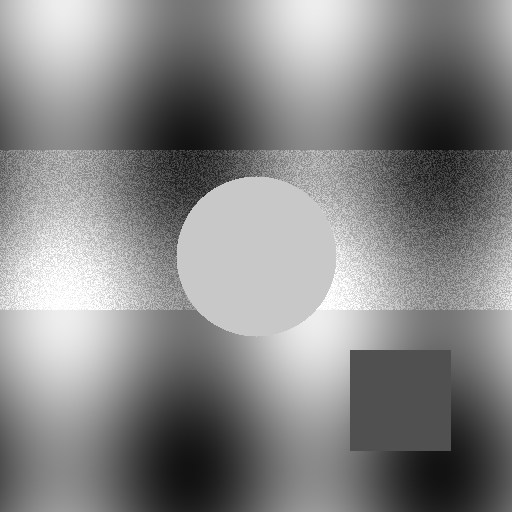
#> input picture backend/app/samples/test_lena.png, 512 x 512 px; its folder holds 4 pictures in this run
$ python smoke_test.py
#> lines starting #> are read from the running program, lines starting #| are printed output that depends on the picture
### backend/app/watermark/bch.py
"""Systematic (15, 11, 1) Hamming/BCH codec.

The paper calls for BCH(15, 11, 1) -- 11 info bits, 15 code bits, single-
bit correction capability. The classical extended-Hamming (15, 11) code
has identical parameters and is the primitive narrow-sense BCH code of
designed distance 3, so we implement it directly rather than pulling in
an external library (bchlib has native wheels that are awkward on
Windows).

Encoding is systematic: the first 11 bits of the codeword are the
message bits; the remaining 4 bits are parity. Decoding detects and
corrects up to one bit-flip per 15-bit codeword, then strips the parity
to recover the original 11 bits.
"""
from __future__ import annotations

import numpy as np


# Parity-check columns for H, in ascending syndrome order 1..15.
# We choose the canonical Hamming(15,11) layout where parity-bit positions
# inside the codeword are p0 p1 p2 p3 and each P column is the binary
# representation of the syndrome it produces.
# Systematic form: message occupies positions 0..10, parity 11..14.
# Syndrome columns for positions 0..14 are taken so that each column is
# non-zero and all 15 columns are distinct.

_N = 15
_K = 11
_R = _N - _K  # 4


def _build_parity_matrix() -> np.ndarray:
    # 15 distinct non-zero 4-bit syndromes, one per codeword position.
    # Put the 4 standard basis vectors at the parity positions so that
    # the matrix is in systematic form [P | I].
    syndromes = [s for s in range(1, 16)]

    # move the unit vectors (1, 2, 4, 8) to positions 11, 12, 13, 14
    units = [1, 2, 4, 8]
    for i, u in enumerate(units):
        syndromes.remove(u)
        syndromes.append(u)

    H = np.zeros((_R, _N), dtype=np.uint8)
    for col, s in enumerate(syndromes):
        for r in range(_R):
            H[r, col] = (s >> r) & 1
#> in main, img is the input picture: shape (512, 512); min 18, max 255, mean 134.8
#| Test image: (512, 512) min=18 max=255
    return H


_H = _build_parity_matrix()
_P = _H[:, :_K]  # parity portion of H, shape (4, 11)


# [67 lines left out: functions encode_block, decode_block, encode_stream, decode_stream, encode_with_padding, decode_with_padding, not called in this run]

### backend/app/watermark/multiscale.py
"""Modified multi-scale decomposition from the paper (Section 2.3).

An image is recursively split into equal quadrants until every block
satisfies the homogeneity criterion:

    |p_i - p_avg|  <=  (g_l - 1) * gamma      for every pixel in the block

with minimum block size 4x4. Leaf blocks are labelled homogeneous or
non-homogeneous.
"""
from __future__ import annotations

from dataclasses import dataclass
from typing import List

import numpy as np


@dataclass
class Block:
    """Leaf block produced by multi-scale decomposition."""
    y: int           # top-left row
    x: int           # top-left col
    size: int        # square side length (power of two, >= 4)
    homogeneous: bool

    @property
    def slice(self):
        return (slice(self.y, self.y + self.size), slice(self.x, self.x + self.size))


def _is_homogeneous(block: np.ndarray, gamma: float, gray_levels: int = 256) -> bool:
    avg = float(block.mean())
    threshold = (gray_levels - 1) * gamma
    return bool(np.max(np.abs(block.astype(np.float64) - avg)) <= threshold)


def decompose(image: np.ndarray, gamma: float = 0.3, min_size: int = 4) -> List[Block]:
    """Return the ordered list of leaf blocks (top-to-bottom, left-to-right)."""
#> called with gamma = 0.3, min_size = 4
    assert image.ndim == 2, "expected 2-D grayscale image"
    h, w = image.shape
#> h = 512; w = 512
    assert h == w, "image must be square after normalization"

    blocks: List[Block] = []

    def _recurse(y: int, x: int, size: int):
#> called with y = 0, x = 0, size = 512
        sub = image[y:y + size, x:x + size]
        if size <= min_size:
            blocks.append(Block(y, x, size, _is_homogeneous(sub, gamma)))
            return
        if _is_homogeneous(sub, gamma):
            blocks.append(Block(y, x, size, True))
            return
        half = size // 2
#> half = 256
        _recurse(y, x, half)
        _recurse(y, x + half, half)
        _recurse(y + half, x, half)
        _recurse(y + half, x + half, half)

    _recurse(0, 0, h)
#> in decomposition_preview, `leaf = decompose(image, gamma=gamma)`: leaf = 214 items

    # sort top-to-bottom, left-to-right (already natural from recursion, but be explicit)
    blocks.sort(key=lambda b: (b.y, b.x))
    return blocks


def block_map(image_shape, blocks: List[Block]) -> np.ndarray:
    """Visualise the leaf-block grid as an outline image (uint8)."""
#> called with image_shape = (512, 512)
    h, w = image_shape
    canvas = np.full((h, w), 255, dtype=np.uint8)
    for b in blocks:
        y, x, s = b.y, b.x, b.size
        canvas[y:y + s, x:x + 1] = 0
        canvas[y:y + s, x + s - 1:x + s] = 0
        canvas[y:y + 1, x:x + s] = 0
        canvas[y + s - 1:y + s, x:x + s] = 0
#> this loop made 214 passes
#> (y, x, s) on passes 1 to 3: (0, 0, 64), (0, 64, 64), (0, 128, 64)
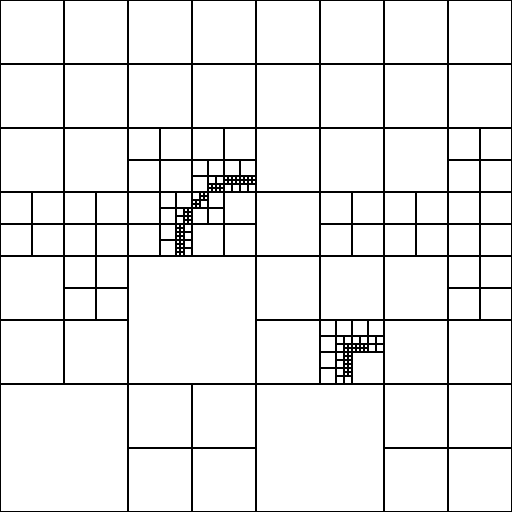
#> canvas: shape (512, 512); 92.5% white; black in thin lines or dots
#> in main, `n_blocks = int((decomp == 0).sum())`: n_blocks = 19752
    return canvas

### backend/app/watermark/pipeline.py
"""End-to-end watermark embedding / extraction / tamper-recovery pipeline.

Per-4x4 thumbnail recovery.
=======================================================================

The paper's scheme stores one 8-bit mean per multi-scale homogeneous
leaf. When a 64x64 homo leaf gets a small paint tampering inside it,
recovery is forced to fill the whole leaf with a single gray value --
which bounds the recovered-PSNR no matter how accurately tampering is
detected.

This implementation keeps the paper's multi-scale decomposition step
(purely for the authoring-time visualisation users see) but replaces
the recovery feature with a far more informative one: for every 4x4
block in the image we store its 8-bit mean + a 3-bit local-stddev
descriptor, 11 info bits total. Each 4x4 source's 11-bit descriptor is
BCH(15,11,1) encoded; pairs of descriptors (30 bits) are embedded into
a *different* 4x4 target block via 2-LSB substitution. Half of the 4x4
blocks therefore serve only as sources (their LSBs remain untouched),
which incidentally raises the watermarked-image PSNR.

At recovery the receiver compares every 4x4 block's current mean and
stddev against its BCH-corrected stored copy. Any block whose mean
*or* stddev drifts past a paper-derived tolerance is flagged and
overwritten with its original mean. A spatial-clustering guard drops
the surgical repair pass when detections look like global noise.

The richness of the new feature -- one mean per 4x4 region, at the
granularity of a 128x128 thumbnail -- is what closes the mean/collage
PSNR gap against the paper.
"""
from __future__ import annotations

from dataclasses import dataclass, field
from typing import Dict, List, Tuple

import cv2
import numpy as np

from . import bch, chaos
from .embedding import embed_lsb1, embed_lsb2, extract_lsb1, extract_lsb2
from .multiscale import Block, block_map, decompose


# =====================================================================
# Block indexing helpers
# =====================================================================
def _num_4x4(size: int) -> int:
    return (size // 4) * (size // 4)


# [5 lines left out: function _idx_to_slice, not called in this run]


def _idx_rc(idx: int, size: int) -> Tuple[int, int]:
    cols = size // 4
    return (idx // cols) * 4, (idx % cols) * 4


# [5 lines left out: function _skip_blend_for_sanity, not called in this run]


# =====================================================================
# Per-4x4 feature: 8-bit mean + 3-bit stddev-category
# =====================================================================
# 8 stddev bins. Deliberately a mix of fine grain at the low end (to
# distinguish LSB noise from weak tampering) and coarse grain at the
# high end (textured regions dominate there).
_STD_BINS = np.array([0, 3, 6, 10, 15, 22, 32, 48], dtype=np.float64)


# [28 lines left out: functions _patch_feature, _encode_feature_bits, _decode_feature_bits, not called in this run]


# =====================================================================
# Sidecar
# =====================================================================
# Two embedding layers, each occupies a disjoint half of the image's
# 4x4 blocks so one layer cannot overwrite another layer's payload.
#
#  Layer A : 1-LSB substitution (IMPROVEMENT E1).  Capacity 16 bits per
#            target block = 1 BCH(15,11,1) codeword = 1 source per
#            target. Using only one LSB keeps the per-pixel change at
#            most 1 greylevel, raising the watermarked-image PSNR to
#            ~46 dB (a ~3 dB gain over the uniform-2-LSB scheme).
#            Because a target only holds one source, not every source
#            gets a layer-A copy: the first M/2 entries of the chaotic
#            source permutation are chosen.
#
#  Layer B : 2-LSB substitution. Capacity 32 bits per target block = 2
#            BCH codewords = 2 sources per target. Every one of the M
#            source blocks has a layer-B copy.
#
# Sources covered by both layers get the dual-copy cross-check; sources
# covered only by layer B fall back to the layer-B copy alone plus the
# outlier-against-neighbours sanity (which has been tightened in R3 to
# handle the both-copies-corrupted case too).
# =====================================================================
@dataclass
class Sidecar:
    size: int
    gamma: float
    key: int
    blocks: List[Block]                     # multi-scale leaves (viz only)
    # Layer A: 1 source per target, 1-LSB embedding
    layer_a_sources: List[int]              # length = len(target_blocks_a)
    target_blocks_a: List[int]
    # Layer B: 2 sources per target (pair), 2-LSB embedding
    pair_sources_b: List[int]               # length = 2 * len(target_blocks_b)
    target_blocks_b: List[int]

    # [25 lines left out: functions to_json, from_json, not called in this run]


# =====================================================================
# Source/target allocation
# =====================================================================
def _allocate_two_layers(
    size: int, key: int
) -> Tuple[List[int], List[int], List[int], List[int]]:
    """Build the layer-A (1 source / target) and layer-B (2 sources /
    target) mappings. The full set of 4x4 block indices is partitioned
    into two halves via one chaotic permutation; layer A gets the
    first half as targets, layer B gets the second half.

    Returns (layer_a_sources, target_blocks_a, pair_sources_b, target_blocks_b).

      * layer_a_sources[k]     = source at layer-A target k (single).
      * target_blocks_a[k]     = 4x4 target block index for layer-A entry k.
      * pair_sources_b[2*k]    = first source at layer-B target k.
      * pair_sources_b[2*k+1]  = second source at layer-B target k.
      * target_blocks_b[k]     = 4x4 target block index for layer-B pair k.
    """
    M = _num_4x4(size)
    assert M % 2 == 0
    n_half = M // 2

    tgt_perm = chaos.logistic_permutation(M, key)
    layer_a_targets_raw = [int(v) for v in tgt_perm[:n_half].tolist()]
    layer_b_targets_raw = [int(v) for v in tgt_perm[n_half:].tolist()]

    # Layer-A sources: take the first n_half entries of an independent
    # source permutation (so only half the sources have a layer-A copy).
    src_perm_a = chaos.logistic_permutation(M, (key * 2654435761) & 0xFFFFFFFF)
    layer_a_sources_raw = [int(v) for v in src_perm_a[:n_half].tolist()]

    # Layer-B sources: full permutation, consecutive pairs.
    src_perm_b = chaos.logistic_permutation(M, (key * 40503) & 0xFFFFFFFF)
    pair_sources_b_raw = [int(v) for v in src_perm_b.tolist()]

    # Repair self-mapping for layer A (1 source, 1 target).
    target_blocks_a = list(layer_a_targets_raw)
    for i in range(n_half):
        if target_blocks_a[i] == layer_a_sources_raw[i]:
            j = (i + 1) % n_half
            target_blocks_a[i], target_blocks_a[j] = target_blocks_a[j], target_blocks_a[i]
    layer_a_sources = layer_a_sources_raw

    # Repair self-mapping for layer B (2 sources per target).
    # [25 lines left out: function _assign_layer_b, not called in this run]

    target_blocks_b = _assign_layer_b(pair_sources_b_raw, layer_b_targets_raw)
    return layer_a_sources, target_blocks_a, pair_sources_b_raw, target_blocks_b


# =====================================================================
# Embedding
# =====================================================================
def embed(image: np.ndarray, key: int = 12345, gamma: float = 0.3) -> Tuple[np.ndarray, Sidecar]:
#> called with key = 12345, gamma = 0.3
    assert image.ndim == 2, "grayscale only"
    size = image.shape[0]
#> size = 512
    assert image.shape[0] == image.shape[1], "image must be square"

    # 1. Multi-scale decomposition kept only for the UI visualisation.
    leaf = decompose(image, gamma=gamma)
#> leaf = 214 items

    # 2. Compute feature for every 4x4 source block
    bw = size // 4
#> bw = 128
    bh = size // 4
#> bh = 128
    M = bw * bh
#> M = 16384

    means = image.reshape(bh, 4, bw, 4).mean(axis=(1, 3))
    stds = image.reshape(bh, 4, bw, 4).astype(np.float32).std(axis=(1, 3))
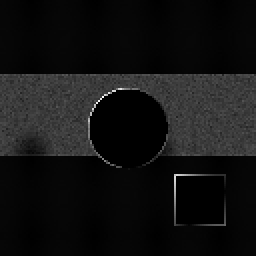
#> stds: shape (128, 128) float32 (shown 2 times larger); min 0, max 70.76, mean 5.3; drawn with min black and max white
    means = np.clip(np.round(means), 0, 255).astype(np.uint8).flatten()
#> means = 16384 values, max 254 at index 9614, min 18 at index 14767, mean 134.7
    stds = stds.flatten()
#> stds = 16384 values, max 70.76 at index 6195, min 0 at index 14, mean 5.28

    # 3. Allocate the two layers (see IMPROVEMENTS.md E1).
    layer_a_sources, target_blocks_a, pair_sources_b, target_blocks_b = \
        _allocate_two_layers(size, key)

    # 4. Embed.
    watermarked = image.copy()

    # ---- Layer A: 1-LSB, 1 source per target, 15-bit codeword + 1 pad
    for k in range(len(target_blocks_a)):
        s = layer_a_sources[k]
        m = int(means[s])
        c = int(np.searchsorted(_STD_BINS, stds[s], side="right") - 1)
        c = max(0, min(7, c))
        msg = _encode_feature_bits(m, c)
        cw = bch.encode_block(msg)            # 15 bits
        payload = np.zeros(16, dtype=np.uint8)
        payload[:15] = cw
        tgt_slice = _idx_to_slice(target_blocks_a[k], size)
        watermarked[tgt_slice] = embed_lsb1(watermarked[tgt_slice], payload)

    # ---- Layer B: 2-LSB, 2 sources per target, two 15-bit codewords
    for k in range(len(target_blocks_b)):
        sA = pair_sources_b[2 * k]
        sB = pair_sources_b[2 * k + 1]
        mA = int(means[sA]); mB = int(means[sB])
        cA = int(np.searchsorted(_STD_BINS, stds[sA], side="right") - 1)
        cB = int(np.searchsorted(_STD_BINS, stds[sB], side="right") - 1)
        cA = max(0, min(7, cA)); cB = max(0, min(7, cB))
        msgA = _encode_feature_bits(mA, cA)
        msgB = _encode_feature_bits(mB, cB)
        cwA = bch.encode_block(msgA); cwB = bch.encode_block(msgB)
        payload = np.zeros(32, dtype=np.uint8)
        payload[:15] = cwA
        payload[15:30] = cwB
        tgt_slice = _idx_to_slice(target_blocks_b[k], size)
        watermarked[tgt_slice] = embed_lsb2(watermarked[tgt_slice], payload)

    sidecar = Sidecar(
        size=size,
        gamma=gamma,
        key=key,
        blocks=leaf,
        layer_a_sources=layer_a_sources,
        target_blocks_a=target_blocks_a,
        pair_sources_b=pair_sources_b,
        target_blocks_b=target_blocks_b,
    )
    return watermarked, sidecar


# =====================================================================
# Reversibility: approximate (2-LSB substitution is not strictly lossless)
# =====================================================================
# [9 lines left out: function restore_original, not called in this run]


# =====================================================================
# Tamper detection & recovery
# =====================================================================
@dataclass
class RecoveryResult:
    recovered_image: np.ndarray
    detected_mask: np.ndarray
    n_source_tampered: int
    n_target_tampered: int
    global_attack_detected: bool = False


# [208 lines left out: functions _extract_layer_a, _extract_layer_b, _extract_recovery_features, detect_and_recover, not called in this run]


# =====================================================================
# UI helper
# =====================================================================
def decomposition_preview(image: np.ndarray, gamma: float = 0.3) -> np.ndarray:
    leaf = decompose(image, gamma=gamma)
    return block_map(image.shape, leaf)

### backend/app/watermark/normalize.py
"""Image normalisation helpers.

The paper normalises the image before embedding (Section 2.2) and uses
the inscribed disc as the Zernike-moments domain (Section 3.2). We
provide the minimum support needed:

* ``to_square_gray``: convert an uploaded image to a square 4^n x 4^n
  grayscale canvas (zero-padded) so that multi-scale decomposition
  keeps its power-of-two block structure.
* ``inscribed_disc_mask``: binary mask for the largest disc inside the
  square canvas (Fig 6).
* ``zernike_angle``: rough estimate of a rotation angle from the ratio
  of two low-order complex moments (used for rotation correction).
"""
from __future__ import annotations

import math
from typing import Tuple

import cv2
import numpy as np


# [6 lines left out: function _next_pow4, not called in this run]


def to_square_gray(img: np.ndarray, target: int = 512) -> np.ndarray:
    """Return a ``target x target`` uint8 grayscale image (resized, not padded)."""
    if img.ndim == 3:
        img = cv2.cvtColor(img, cv2.COLOR_BGR2GRAY)
    if img.shape[0] != target or img.shape[1] != target:
        img = cv2.resize(img, (target, target), interpolation=cv2.INTER_AREA)
    return img.astype(np.uint8)


# [38 lines left out: functions inscribed_disc_mask, _geometric_moment, estimate_rotation_angle, rotate, not called in this run]

### backend/smoke_test.py
"""Smoke test for the watermarking pipeline.

Runs embed + a few representative attacks on the synthetic Lena image
and prints the PSNR/NC numbers alongside the paper's reference values.
"""
from __future__ import annotations

import sys
from pathlib import Path

import cv2
import numpy as np

sys.path.insert(0, str(Path(__file__).resolve().parent))

from app.watermark import attacks as atk
from app.watermark import metrics
from app.watermark.normalize import to_square_gray
from app.watermark.pipeline import (
    decomposition_preview,
    detect_and_recover,
    embed,
    restore_original,
)


def _report(label, **kv):
    print(f"-- {label}")
    for k, v in kv.items():
        print(f"   {k:32s} {v}")


def main():
    samples = Path(__file__).parent / "app" / "samples"
    img = cv2.imread(str(samples / "test_lena.png"), cv2.IMREAD_GRAYSCALE)
    assert img is not None, "missing test_lena.png"
    img = to_square_gray(img, 512)
    print(f"Test image: {img.shape} min={img.min()} max={img.max()}")

    # 1. Decomposition
    decomp = decomposition_preview(img, gamma=0.3)
    n_blocks = int((decomp == 0).sum())  # rough proxy
    print(f"Decomposition outline generated.")

    # 2. Embed
    watermarked, sidecar = embed(img, key=12345, gamma=0.3)
    n_h = sum(1 for b in sidecar.blocks if b.homogeneous)
    n_n = sum(1 for b in sidecar.blocks if not b.homogeneous)
    psnr_wm = metrics.psnr(img, watermarked)
    print(f"Embed: {len(sidecar.blocks)} leaves (homo={n_h}, nonh={n_n}), "
          f"watermarked PSNR={psnr_wm:.2f} dB (paper: 41.34 dB)")

    # 3. Reversibility (no attack)
    restored = restore_original(watermarked, sidecar)
    nc = metrics.normalized_correlation(img, restored)
    print(f"Reversibility NC={nc:.6f} (paper: 1.0)")

    # 4. Detection/recovery with no tampering
    res_no = detect_and_recover(watermarked, sidecar)
    print(f"No-attack detection: repaired {res_no.n_source_tampered} blocks (expect ~0)")

    # 5. Mean attack
    attacked, mask = atk.mean_attack(watermarked, y0=224, x0=224, size=64, delta=10)
    res = detect_and_recover(attacked, sidecar)
    tpr, tnr = metrics.tpr_tnr(mask, res.detected_mask)
    psnr_rec = metrics.psnr(img, res.recovered_image)
    _report("Mean attack (64x64, delta=10)",
            repaired_blocks=res.n_source_tampered,
            tpr=f"{tpr:.3f}",
            tnr=f"{tnr:.3f}",
            psnr_recovered_vs_original=f"{psnr_rec:.2f} dB  (paper: 69.81)")

    # 6. Collage attack (self-donor)
    donor = cv2.imread(str(samples / "test_lena.png"), cv2.IMREAD_GRAYSCALE)
    donor = to_square_gray(donor, 512)
    donor_wm, _ = embed(donor[:, ::-1].copy(), key=12345, gamma=0.3)  # mirrored donor
    attacked, mask = atk.collage_attack(watermarked, donor_wm,
                                        y0=96, x0=96, h=120, w=120)
    res = detect_and_recover(attacked, sidecar)
    tpr, tnr = metrics.tpr_tnr(mask, res.detected_mask)
    psnr_rec = metrics.psnr(img, res.recovered_image)
    _report("Collage attack (120x120)",
            repaired_blocks=res.n_source_tampered,
            tpr=f"{tpr:.3f}",
            tnr=f"{tnr:.3f}",
            psnr_recovered_vs_original=f"{psnr_rec:.2f} dB  (paper: 63.82)")

    # 7. Gaussian filter
    attacked, mask = atk.gaussian_filter(watermarked, sigma=0.3, ksize=3)
    psnr_att = metrics.psnr(img, attacked)
    _report("Gaussian filter sigma=0.3",
            psnr_vs_original=f"{psnr_att:.2f} dB  (paper: 37.47)")


if __name__ == "__main__":
    main()
#> (the call stopped at in _allocate_two_layers, `tgt_perm = chaos.logistic_permutation(M, key)`: app is not available in this run)
